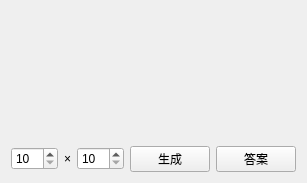
<?xml version="1.0" encoding="UTF-8"?>
<ui version="4.0">
 <class>MainWindow</class>
 <widget class="QMainWindow" name="MainWindow">
  <property name="geometry">
   <rect>
    <x>0</x>
    <y>0</y>
    <width>306</width>
    <height>183</height>
   </rect>
  </property>
  <property name="windowTitle">
   <string>MainWindow</string>
  </property>
  <widget class="QWidget" name="centralWidget">
   <layout class="QVBoxLayout" name="verticalLayout" stretch="1,0">
    <item>
     <widget class="MazeWidget" name="widget_migong" native="true"/>
    </item>
    <item>
     <layout class="QHBoxLayout" name="horizontalLayout_2">
      <item>
       <layout class="QHBoxLayout" name="horizontalLayout">
        <item>
         <widget class="QSpinBox" name="spinBox">
          <property name="minimum">
           <number>10</number>
          </property>
          <property name="maximum">
           <number>100</number>
          </property>
         </widget>
        </item>
        <item>
         <widget class="QLabel" name="label">
          <property name="text">
           <string>×</string>
          </property>
         </widget>
        </item>
        <item>
         <widget class="QSpinBox" name="spinBox_2">
          <property name="minimum">
           <number>10</number>
          </property>
          <property name="maximum">
           <number>100</number>
          </property>
         </widget>
        </item>
       </layout>
      </item>
      <item>
       <spacer name="horizontalSpacer">
        <property name="orientation">
         <enum>Qt::Horizontal</enum>
        </property>
        <property name="sizeHint" stdset="0">
         <size>
          <width>40</width>
          <height>20</height>
         </size>
        </property>
       </spacer>
      </item>
      <item>
       <widget class="QPushButton" name="btn_update">
        <property name="text">
         <string>生成</string>
        </property>
       </widget>
      </item>
      <item>
       <widget class="QPushButton" name="btn_reslove">
        <property name="text">
         <string>答案</string>
        </property>
       </widget>
      </item>
     </layout>
    </item>
   </layout>
  </widget>
 </widget>
 <layoutdefault spacing="6" margin="11"/>
 <customwidgets>
  <customwidget>
   <class>MazeWidget</class>
   <extends>QWidget</extends>
   <header>MazeWidget.h</header>
   <container>1</container>
  </customwidget>
 </customwidgets>
 <resources/>
 <connections/>
</ui>
